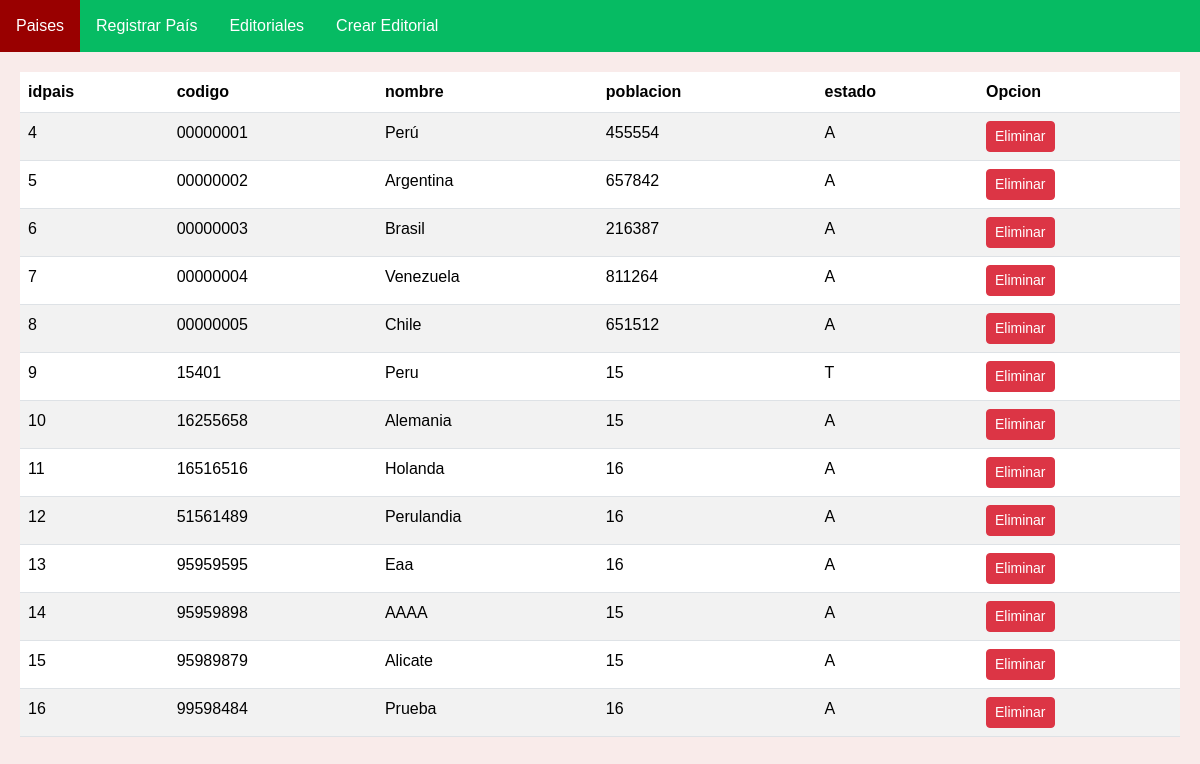
Screenshot of /mi_aplicacion/Paises/ with the database file from the repository.
### mi_aplicacion/models.py (models this page shows)
class Pais(models.Model):
    idpais = models.BigAutoField(primary_key=True)
    codigo = models.CharField(max_length=8)
    nombre = models.CharField(max_length=30)
    poblacion = models.PositiveBigIntegerField()
    estado = models.CharField(max_length=1)

### mi_aplicacion/views.py (the view)
# urls.py: path('Paises/', Pais1, name='Paises'),
def Pais1(request):
    paisListado = Pais.objects.all()
    return render(request, 'Paises.html', {"pai": paisListado})

### mi_aplicacion/templates/Paises.html (shortened to what this page needs)
{% extends 'base.html' %}
{% block content %}
        <table class="table table-striped">
            <thead>
                <tr>
                    <th>idpais</th>
                    <th>codigo</th>
                    <th>nombre</th>
                    <th>poblacion</th>
                    <th>estado</th>
                    <th>Opcion</th>
                </tr>
            </thead>
            <tbody>
                {% for p in pai %}
                <tr>
                    <td>{{ p.idpais }}</td>
                    <td>{{ p.codigo }}</td>
                    <td>{{ p.nombre }}</td>
                    <td>{{ p.poblacion }}</td>
                    <td>{{ p.estado }}</td>
                    <td><a href="{% url 'eliminar_pais' idpais=p.idpais %}" class="btn btn-sm btn-block btn-danger">Eliminar</a></td>
                </tr>
                {% endfor %}
            </tbody>
        </table>
{% endblock %}

### mi_aplicacion/templates/base.html (shortened to what this page needs)
{% load static %}
<!DOCTYPE html>
<html lang="es">
<head>
    <link href="https://cdn.jsdelivr.net/npm/bootstrap@5.3.2/dist/css/bootstrap.min.css" rel="stylesheet">
    <link rel="stylesheet" href="{% static 'mi_aplicacion/styles.css' %}">
</head>
<body style="background-color: #F9EBEA;">
    <div class="menu">
        <ul>
            <li><a href="{% url 'Paises' %}">Paises</a></li>
            <li><a href="{% url 'RegistrarPais' %}">Registrar País</a></li>
            <li><a href="{% url 'Editoriales' %}">Editoriales</a></li>
            <li><a href="{% url 'CrearEditorial' %}">Crear Editorial</a></li>
        </ul>
    </div>
    <div class="content">
        {% block content %}{% endblock %}
    </div>
</body>
</html>

### mi_aplicacion/static/mi_aplicacion/styles.css (style rules this page uses)
body { font-family: 'Arial', sans-serif; margin: 0; padding: 0; }
.menu { background-color: #06bb63; overflow: hidden; }
.menu ul { list-style-type: none; margin: 0; padding: 0; overflow: hidden; }
.menu li { float: left; }
.menu a { display: block; color: white; text-align: center; padding: 14px 16px; text-decoration: none; }
.content { padding: 20px; }

### rows the page displays
Pais: idpais "4", codigo "00000001", nombre "Perú", poblacion "455554", estado "A"
Pais: idpais "5", codigo "00000002", nombre "Argentina", poblacion "657842", estado "A"
Pais: idpais "6", codigo "00000003", nombre "Brasil", poblacion "216387", estado "A"
Pais: idpais "7", codigo "00000004", nombre "Venezuela", poblacion "811264", estado "A"
Pais: idpais "8", codigo "00000005", nombre "Chile", poblacion "651512", estado "A"
Pais: idpais "9", codigo "15401", nombre "Peru", poblacion "15", estado "T"
Pais: idpais "10", codigo "16255658", nombre "Alemania", poblacion "15", estado "A"
Pais: idpais "11", codigo "16516516", nombre "Holanda", poblacion "16", estado "A"
Pais: idpais "12", codigo "51561489", nombre "Perulandia", poblacion "16", estado "A"
Pais: idpais "13", codigo "95959595", nombre "Eaa", poblacion "16", estado "A"
Pais: idpais "14", codigo "95959898", nombre "AAAA", poblacion "15", estado "A"
Pais: idpais "15", codigo "95989879", nombre "Alicate", poblacion "15", estado "A"
Pais: idpais "16", codigo "99598484", nombre "Prueba", poblacion "16", estado "A"
